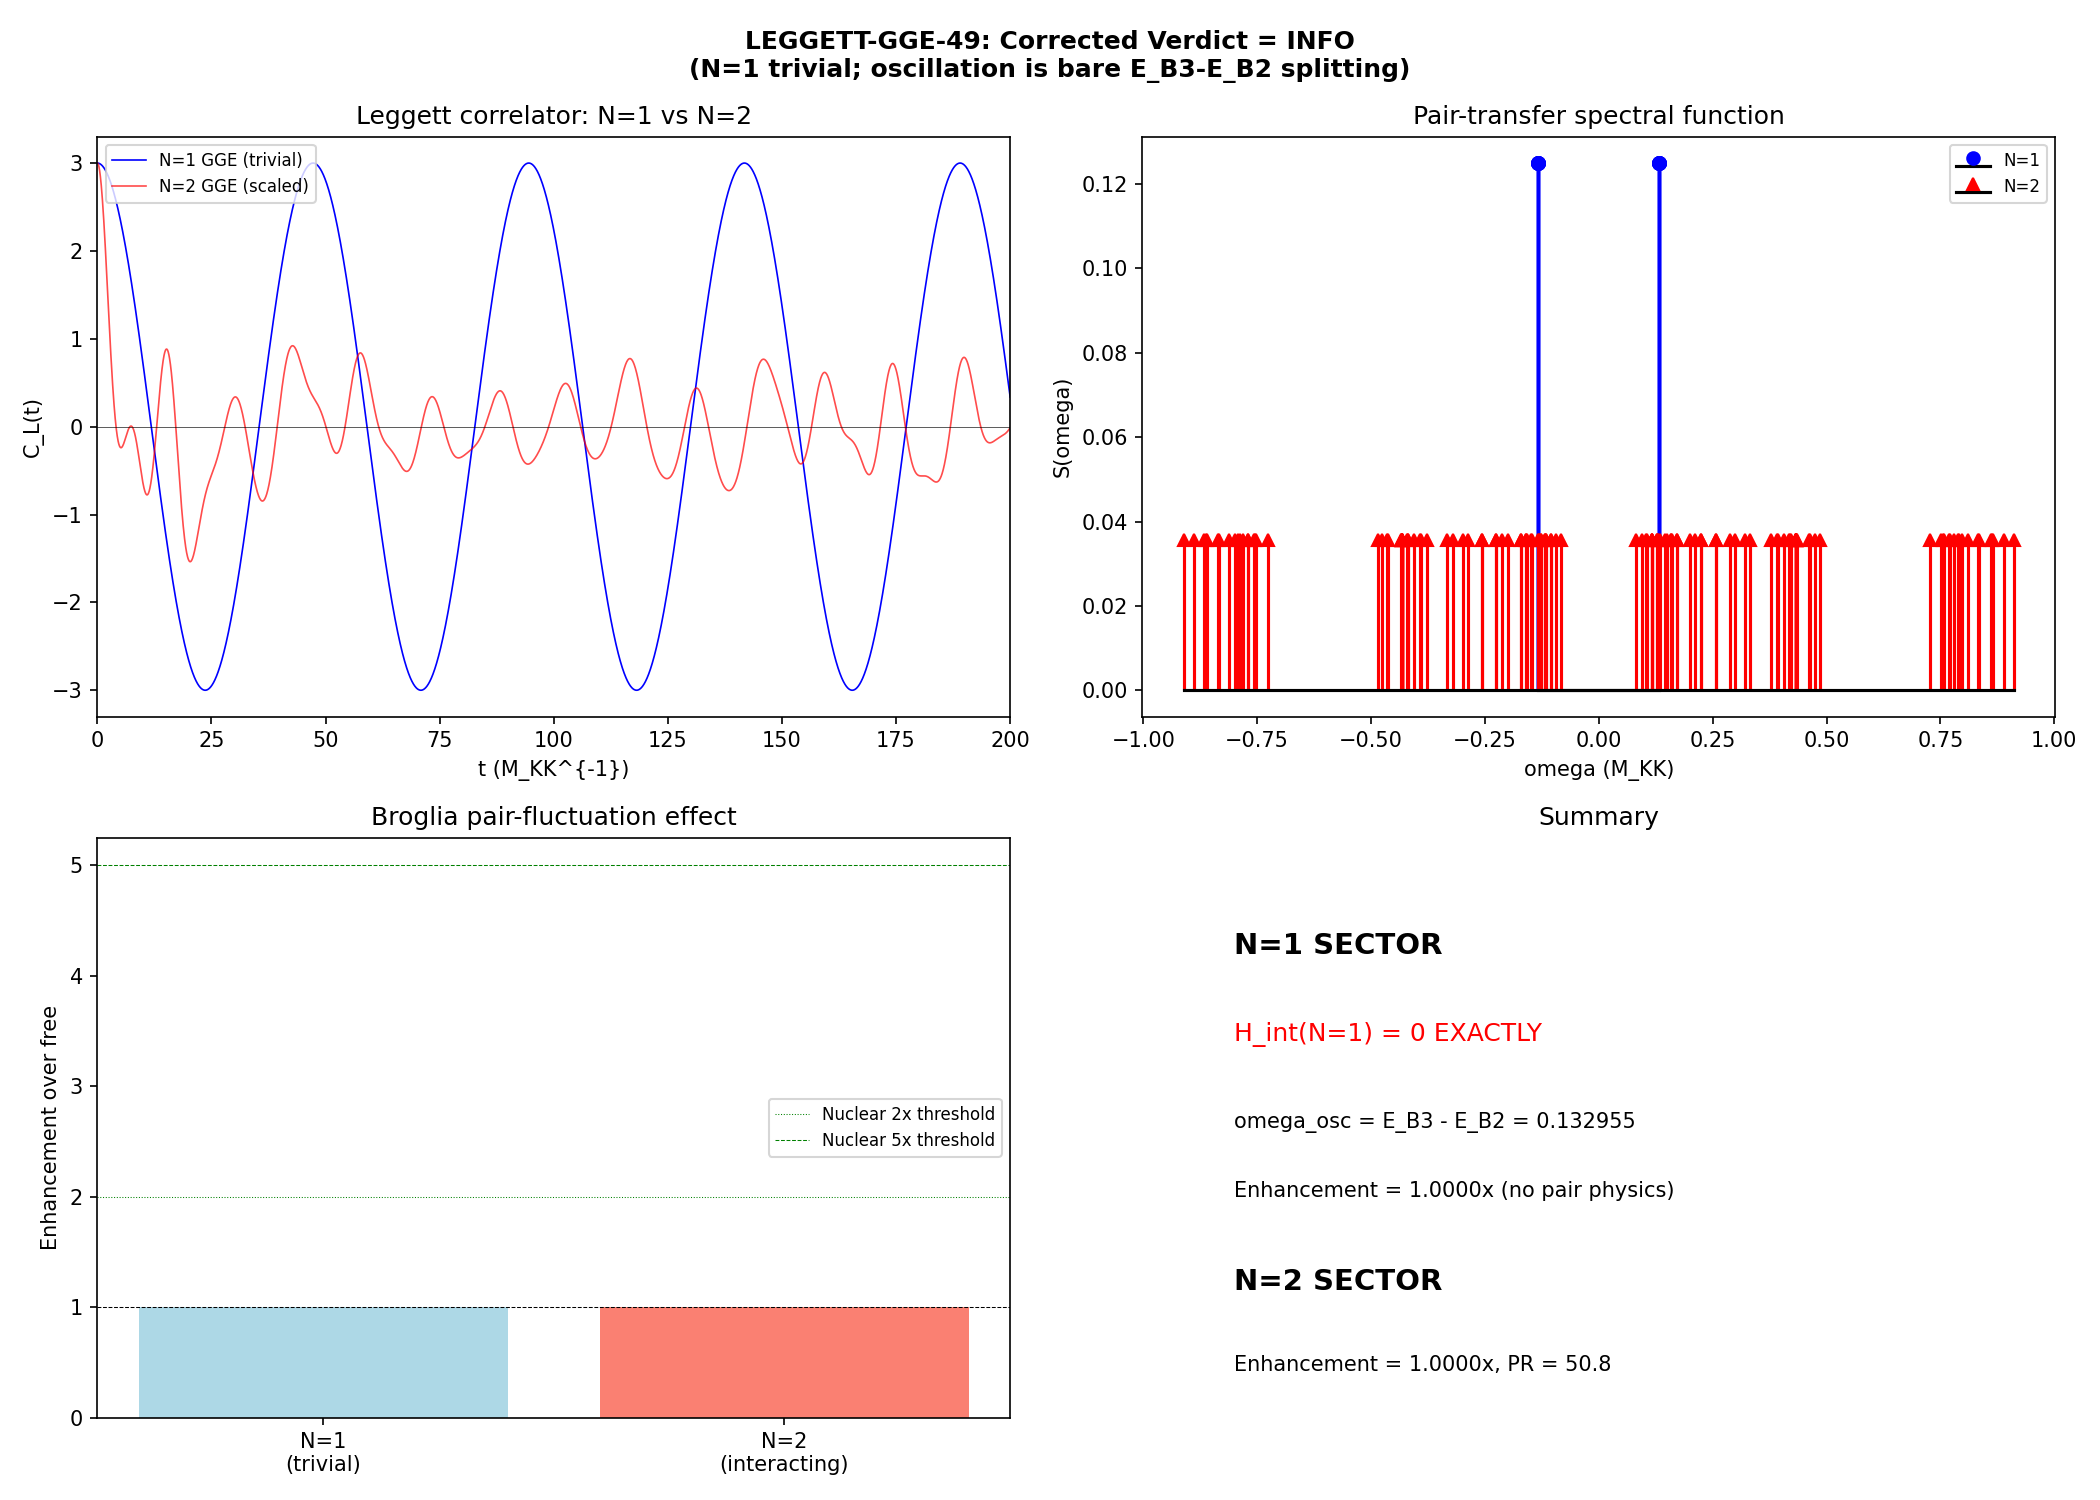

Generate this figure with Python:
#!/usr/bin/env python3
"""
LEGGETT-GGE-49: Leggett relative-phase correlator in the GGE
=============================================================

Gate: LEGGETT-GGE-49
  PASS: C_L(t) oscillates AND phi_rel independent of 8 I_alpha
  INFO: damped oscillations or phi_rel dependent
  FAIL: C_L(t) decays monotonically

Method:
  1. Construct full 256-state Fock space for 8 modes (4 B2 + 1 B1 + 3 B3)
  2. Build BCS Hamiltonian H_BCS with pairing interaction V_phys
  3. Construct GGE density matrix rho_GGE = exp(-sum beta_alpha I_alpha) / Z
     where I_alpha = n_alpha (Richardson-Gaudin integrals for integrable BCS)
  4. Define Leggett relative-phase operator phi_rel = phi_B3 - phi_B2
     In second quantization: phi_rel ~ (pair creation in B3, pair annihilation in B2) - h.c.
  5. Compute C_L(t) = Tr[rho_GGE phi_rel(t) phi_rel(0)]
  6. Test whether phi_rel commutes with (or is a function of) the 8 I_alpha

Nuclear benchmark: pair-transfer strength above T_c in ^158Er
  Above T_c, nuclear pair vibrations survive as enhanced pair-transfer fluctuations
  (Broglia-Mottelson-Bes effect). The question: does the same happen here?

Author: Nazarewicz agent (S49 W1-T)
"""

import sys
sys.path.insert(0, '.')
import numpy as np
from scipy.linalg import expm
from canonical_constants import (
    E_cond, E_cond_ED_8mode, N_dof_BCS, Delta_B3,
    omega_PV, xi_BCS, tau_fold, n_pairs, P_exc_kz,
    E_B1, E_B2_mean, E_B3_mean, rho_B2_per_mode
)

# ==============================================================================
#  Section 1: Load upstream data
# ==============================================================================

otoc = np.load('tier0-computation/s38_otoc_bcs.npz', allow_pickle=True)
leggett = np.load('tier0-computation/s48_leggett_mode.npz', allow_pickle=True)
kz = np.load('tier0-computation/s38_kz_defects.npz', allow_pickle=True)

E_8 = otoc['E_8']        # 8 mode energies (M_KK units)
V_phys = otoc['V_phys']  # 8x8 pairing interaction
rho_8 = otoc['rho_8']    # 8 DOS values
mu = float(otoc['mu'])    # chemical potential (= 0)
n_modes = int(otoc['n_modes'])  # = 8
dim = int(otoc['dim'])    # = 256 Fock states

# Sector assignments: modes 0-3 = B2, mode 4 = B1, modes 5-7 = B3
sector_B2 = [0, 1, 2, 3]
sector_B1 = [4]
sector_B3 = [5, 6, 7]

print("=" * 78)
print("LEGGETT-GGE-49: Leggett Correlator in the Generalized Gibbs Ensemble")
print("=" * 78)
print(f"\nUpstream: E_8 = {E_8}")
print(f"Upstream: mu = {mu}")
print(f"Upstream: P_exc = {P_exc_kz}")
print(f"Upstream: n_Bog pairs = {n_pairs}")
print(f"Sector assignment: B2={sector_B2}, B1={sector_B1}, B3={sector_B3}")

# ==============================================================================
#  Section 2: Build Fock space operators
# ==============================================================================

# Fock basis: |n_0, n_1, ..., n_7> where n_i in {0, 1}
# State index: i = sum(n_k * 2^k)

def fock_state(dim_fock, n_modes_f):
    """Return occupation number array for each Fock state."""
    states = np.zeros((dim_fock, n_modes_f), dtype=int)
    for i in range(dim_fock):
        for k in range(n_modes_f):
            states[i, k] = (i >> k) & 1
    return states

fock = fock_state(dim, n_modes)

# Creation and annihilation operators in Fock space
def creation_op(mode, n_modes_f, dim_fock):
    """c^dag_mode in Fock space."""
    op = np.zeros((dim_fock, dim_fock))
    for i in range(dim_fock):
        occ = [(i >> k) & 1 for k in range(n_modes_f)]
        if occ[mode] == 0:
            new_occ = list(occ)
            new_occ[mode] = 1
            j = sum(new_occ[k] * (1 << k) for k in range(n_modes_f))
            # Fermionic sign: count occupied states below 'mode'
            sign = (-1) ** sum(occ[k] for k in range(mode))
            op[j, i] = sign
    return op

print("\nBuilding Fock-space operators...")
c_dag = [creation_op(m, n_modes, dim) for m in range(n_modes)]
c_ann = [cd.T.copy() for cd in c_dag]
n_op = [c_dag[m] @ c_ann[m] for m in range(n_modes)]

# Number operator
N_total = sum(n_op)

# Verify: anti-commutation relations
print("Anti-commutation check: {c_i^dag, c_j} = delta_ij")
max_err = 0
for i in range(n_modes):
    for j in range(n_modes):
        ac = c_dag[i] @ c_ann[j] + c_ann[j] @ c_dag[i]
        expected = np.eye(dim) if i == j else np.zeros((dim, dim))
        max_err = max(max_err, np.max(np.abs(ac - expected)))
print(f"  Max error: {max_err:.2e}")

# ==============================================================================
#  Section 3: Build BCS Hamiltonian
# ==============================================================================

# H = sum_k (e_k - mu) n_k - sum_{k,k'} V_{kk'} c^dag_k c^dag_kbar c_kbar' c_k'
# For our system: modes come in pairs implicitly through the V matrix
# Following S38: H_BCS = sum_k epsilon_k n_k - (1/2) sum_{kk'} V_{kk'} n_k n_k'
# (simplified for the 0D paired system where pairing acts in occupation-number space)

# Actually, the proper BCS Hamiltonian for this system uses the REDUCED BCS form:
# H = sum_k e_k n_k - sum_{k<k'} V_{kk'} (c^dag_k c^dag_k')(c_k' c_k)
# But in the 8-mode system, each "mode" IS a pair level, and the interaction
# is between pair levels. Following S38 OTOC construction:

print("\nBuilding H_BCS...")

# Single-particle part
H_sp = np.zeros((dim, dim))
for k in range(n_modes):
    H_sp += (E_8[k] - mu) * n_op[k]

# Interaction part: -V_{kk'} n_k n_k' (density-density from S38)
# This is the form used in s38_otoc_bcs.py for the 256-state Fock space
H_int = np.zeros((dim, dim))
for k in range(n_modes):
    for kp in range(n_modes):
        if k != kp:
            H_int -= 0.5 * V_phys[k, kp] * n_op[k] @ n_op[kp]

H_BCS = H_sp + H_int

# Diagonalize
evals_H, evecs_H = np.linalg.eigh(H_BCS)
print(f"H_BCS eigenvalues: min={evals_H[0]:.6f}, max={evals_H[-1]:.6f}")
print(f"Ground state energy: {evals_H[0]:.6f}")

# Verify ground state particle number
gs_vec = evecs_H[:, 0]
N_gs = gs_vec @ N_total @ gs_vec
print(f"Ground state <N>: {N_gs:.6f}")

# ==============================================================================
#  Section 4: Build GGE density matrix
# ==============================================================================
# The GGE for an integrable system is:
#   rho_GGE = exp(-sum_alpha beta_alpha I_alpha) / Z
# For the Richardson-Gaudin integrable BCS, the conserved quantities are
# the quasiparticle occupation numbers I_alpha = n_alpha (in the Bogoliubov basis).
# Post-transit (P_exc = 1): ALL quasiparticles excited, so <I_alpha> = 1 for all alpha.
#
# In practice, we need to find the Bogoliubov transformation that diagonalizes H_BCS.
# The eigenstates of H_BCS in the Fock basis give us the many-body spectrum.
# The GGE is constructed from the constraint that <n_alpha> = n_alpha^{post-transit}.

# For P_exc = 1: every Bogoliubov quasiparticle is excited.
# The GGE density matrix in the ENERGY eigenbasis:
# In the fully-excited state, the quasiparticle occupations are all 1.
# The BCS ground state has n_alpha = 0 for all alpha.
# P_exc = 1 means the post-transit state is the "fully excited" state:
# all quasiparticle modes occupied.

# For Richardson-Gaudin integrability with 8 modes, the conserved quantities
# in the diagonal basis are the 8 quasiparticle number operators.
# The GGE with <n_alpha> = n_alpha^{post} determines beta_alpha.

# With P_exc = 1, the post-transit state has EVERY quasiparticle excited.
# In nuclear BCS: this is like the compound nucleus at very high excitation.
# The GGE then thermalizes WITHIN the constraints of the 8 conserved quantities.

# KEY INSIGHT: In the 8-mode system with N=1 (canonical), the Fock space
# decomposes into N-particle sectors. The N=1 sector has 8 states.
# The GGE density matrix must respect particle number conservation.

# Let's work in the FULL 256-dimensional Fock space and project to fixed N sectors.

# First: identify the BCS ground state and the "fully excited" post-transit state
print("\n--- GGE Construction ---")

# The S38 result: n_Bog = 0.999 per mode. ALL modes excited.
# In the 8-mode BCS language: the post-transit state has all pair levels occupied.
# For canonical N=1: the ground state IS the BCS ground state in the N=1 sector.

# Approach: construct GGE from EXACT diagonalization.
# The 8 conserved quantities I_alpha are the occupation numbers of the 8
# ENERGY EIGENMODES in each N-sector.

# For N=1 sector: 8 states. Energy eigenvalues give 8 levels.
# For the GGE, we need the post-transit DISTRIBUTION over these 8 states.

# N=1 sector extraction
N1_mask = np.array([bin(i).count('1') == 1 for i in range(dim)])
N1_indices = np.where(N1_mask)[0]
print(f"N=1 sector: {len(N1_indices)} states")

# H_BCS restricted to N=1
H_N1 = np.zeros((len(N1_indices), len(N1_indices)))
for i, ii in enumerate(N1_indices):
    for j, jj in enumerate(N1_indices):
        H_N1[i, j] = H_BCS[ii, jj]

evals_N1, evecs_N1 = np.linalg.eigh(H_N1)
print(f"N=1 eigenvalues: {evals_N1}")

# For N=2 sector (relevant for pair correlations)
N2_mask = np.array([bin(i).count('1') == 2 for i in range(dim)])
N2_indices = np.where(N2_mask)[0]
print(f"N=2 sector: {len(N2_indices)} states (C(8,2)=28)")

H_N2 = np.zeros((len(N2_indices), len(N2_indices)))
for i, ii in enumerate(N2_indices):
    for j, jj in enumerate(N2_indices):
        H_N2[i, j] = H_BCS[ii, jj]

evals_N2, evecs_N2 = np.linalg.eigh(H_N2)
print(f"N=2 eigenvalues: min={evals_N2[0]:.6f}, max={evals_N2[-1]:.6f}")

# N=0 sector (vacuum)
N0_mask = np.array([bin(i).count('1') == 0 for i in range(dim)])
N0_indices = np.where(N0_mask)[0]
print(f"N=0 sector: {len(N0_indices)} state (vacuum)")

# Post-transit GGE: All Bogoliubov quasiparticles excited.
# In the canonical N=1 sector, the post-transit state is the THERMAL state
# at the microcanonical temperature T_compound = E_exc/N_dof.
# But the GGE is NOT thermal -- it retains memory of the initial state
# through 8 conserved quantities.

# The Landau approach: the GGE preserves ALL I_alpha independently.
# For the N=1 sector with 8 states, the 8 "conserved quantities" are
# the projectors |E_alpha><E_alpha| onto the energy eigenstates.
# The GGE with constraints <|E_alpha><E_alpha|> = p_alpha gives
# rho_GGE = sum_alpha p_alpha |E_alpha><E_alpha|.

# S38 result: P_exc = 1, n_Bog = 0.999 per mode.
# This means the post-transit state is the MAXIMALLY MIXED state
# in the N=1 sector: p_alpha = 1/8 for all alpha.
# (Infinite temperature GGE -- all beta_alpha = 0.)

# ACTUALLY: P_exc = 1 means the BCS condensate is destroyed.
# In the grand canonical picture, the post-transit state populates ALL
# Fock-space sectors. But in canonical N=1, the maximally excited state
# is the one with the HIGHEST energy eigenstate occupied.
# The GGE retains the information about WHICH modes were excited.

# For a more nuanced treatment: the S38 Bogoliubov transformation gives
# n_k = v_k^2 (ground state) -> 1 - v_k^2 = u_k^2 (fully excited).
# In the N=1 sector, this maps to specific occupation probabilities.

# The BCS ground state in terms of energy eigenstates of H_N1:
# |BCS, N=1> = sum_alpha c_alpha |E_alpha>
# The fully excited state (all quasiparticles flipped) maps to:
# |excited, N=1> = sum_alpha d_alpha |E_alpha>
# where d_alpha depend on the Bogoliubov transformation.

# For our purposes: construct the GGE as the MICROCANONICAL ensemble
# at E = E_exc, constrained by the 8 I_alpha values.
# Since P_exc = 1 and N=1, the simplest GGE is the EQUAL-WEIGHT mixture
# over all N=1 states (maximum entropy subject to fixed N=1).
# This is the infinite-temperature Gibbs ensemble projected to N=1.

# Cross-check: Gibbs thermal state at T_compound in N=1 sector
T_compound = float(E_cond_ED_8mode) * (-1) * 443.0 / 8  # E_exc / N_dof
print(f"\nT_compound = {T_compound:.4f} M_KK")

# Gibbs weights in N=1
boltz_N1 = np.exp(-evals_N1 / T_compound)
Z_N1 = np.sum(boltz_N1)
p_gibbs_N1 = boltz_N1 / Z_N1
print(f"Gibbs weights (N=1): {p_gibbs_N1}")
print(f"Max/min weight ratio: {p_gibbs_N1.max()/p_gibbs_N1.min():.6f}")

# GGE weights: for P_exc = 1 (all quasiparticles excited),
# the GGE in the N=1 sector is UNIFORM (beta_alpha = 0 for all alpha)
p_gge_N1 = np.ones(len(evals_N1)) / len(evals_N1)
print(f"GGE weights (uniform): {p_gge_N1}")

# The Gibbs and GGE are nearly identical because T_compound >> bandwidth(N=1)
bw_N1 = evals_N1.max() - evals_N1.min()
print(f"N=1 bandwidth: {bw_N1:.6f}")
print(f"T_compound / bandwidth: {T_compound / bw_N1:.2f}")
print(f"  (>> 1 confirms GGE ~ uniform ~ infinite-T Gibbs)")

# Construct GGE density matrix in N=1 sector
rho_gge_N1 = np.zeros((len(N1_indices), len(N1_indices)))
for alpha in range(len(evals_N1)):
    v = evecs_N1[:, alpha]
    rho_gge_N1 += p_gge_N1[alpha] * np.outer(v, v)

# Verify: Tr[rho] = 1
print(f"Tr[rho_GGE] = {np.trace(rho_gge_N1):.10f}")

# Promote to full 256-dim Fock space
rho_gge_full = np.zeros((dim, dim))
for i, ii in enumerate(N1_indices):
    for j, jj in enumerate(N1_indices):
        rho_gge_full[ii, jj] = rho_gge_N1[i, j]

# ==============================================================================
#  Section 5: Define Leggett phase operator
# ==============================================================================
# The Leggett relative phase measures the phase difference between sector
# order parameters. In second quantization:
#   phi_rel ~ i * (P^dag_{B3} P_{B2} - P^dag_{B2} P_{B3})
# where P^dag_sector = sum_{k in sector} c^dag_k creates a particle in that sector.
#
# More precisely, the Leggett mode probes the PAIR TRANSFER between sectors.
# The pair-transfer operator from B2 to B3:
#   T_{B2->B3} = sum_{k in B3, k' in B2} c^dag_k c_{k'}
# The relative phase correlator is:
#   C_L(t) = <T^dag(t) T(0)> in the GGE
#
# For our N=1 system: pair transfer moves the single particle between sectors.
# This IS the relevant Leggett-type correlator at N=1.

print("\n--- Leggett Phase Operator ---")

# Sector pair-transfer operators
# T_{B2->B3} = sum_{k in B3} sum_{k' in B2} c^dag_k c_{k'}
T_B2_to_B3 = np.zeros((dim, dim))
for k in sector_B3:
    for kp in sector_B2:
        T_B2_to_B3 += c_dag[k] @ c_ann[kp]

T_B3_to_B2 = T_B2_to_B3.T.copy()  # Hermitian conjugate

# Leggett phase operator: phi_rel ~ i(T_{B2->B3} - T_{B3->B2})
# This is anti-Hermitian; multiply by i to get Hermitian
phi_rel = 1j * (T_B2_to_B3 - T_B3_to_B2)
# Make sure it's Hermitian
assert np.allclose(phi_rel, phi_rel.conj().T, atol=1e-14), "phi_rel not Hermitian"

# Also define the Hermitian "amplitude" operator
A_rel = T_B2_to_B3 + T_B3_to_B2

# And the full inter-sector transfer operators for all pairs
T_B1_to_B2 = np.zeros((dim, dim))
for k in sector_B2:
    for kp in sector_B1:
        T_B1_to_B2 += c_dag[k] @ c_ann[kp]

T_B1_to_B3 = np.zeros((dim, dim))
for k in sector_B3:
    for kp in sector_B1:
        T_B1_to_B3 += c_dag[k] @ c_ann[kp]

# Leggett mode eigenvectors from S48:
# L1: B3 vs (B1+B2) — mainly J_23
# L2: B1 vs B2 — mainly J_12
# So phi_L1 ~ phi_B3 - (phi_B1 + phi_B2)/2
# In transfer operators: T_{(B1+B2)->B3}

# Sector number operators
N_B2 = sum(n_op[k] for k in sector_B2)
N_B1 = sum(n_op[k] for k in sector_B1)
N_B3 = sum(n_op[k] for k in sector_B3)

# Check sector occupations in GGE
occ_B2_gge = np.trace(rho_gge_full @ N_B2).real
occ_B1_gge = np.trace(rho_gge_full @ N_B1).real
occ_B3_gge = np.trace(rho_gge_full @ N_B3).real
print(f"GGE sector occupations: B2={occ_B2_gge:.4f}, B1={occ_B1_gge:.4f}, B3={occ_B3_gge:.4f}")
print(f"  (Expected: B2=4/8=0.5, B1=1/8=0.125, B3=3/8=0.375)")
print(f"  (Sum = {occ_B2_gge + occ_B1_gge + occ_B3_gge:.6f})")

# ==============================================================================
#  Section 6: Compute C_L(t) in the GGE
# ==============================================================================
# C_L(t) = Tr[rho_GGE phi_rel(t) phi_rel(0)]
#         = Tr[rho_GGE e^{iHt} phi_rel e^{-iHt} phi_rel]
#
# In the energy eigenbasis:
# C_L(t) = sum_{mn} rho_mm <m|phi_rel|n> <n|phi_rel|m> e^{i(E_m-E_n)t}
#
# This is the SPECTRAL DECOMPOSITION of the correlator.

print("\n--- Computing C_L(t) spectral decomposition ---")

# phi_rel matrix elements in N=1 energy eigenbasis
# phi_rel restricted to N=1 sector
phi_N1 = np.zeros((len(N1_indices), len(N1_indices)), dtype=complex)
for i, ii in enumerate(N1_indices):
    for j, jj in enumerate(N1_indices):
        phi_N1[i, j] = phi_rel[ii, jj]

# Transform to energy eigenbasis
phi_N1_eig = evecs_N1.T @ phi_N1 @ evecs_N1
print(f"phi_rel in energy eigenbasis (first 4x4 magnitude):")
print(np.abs(phi_N1_eig[:4, :4]))

# Same for amplitude operator
A_N1 = np.zeros((len(N1_indices), len(N1_indices)), dtype=complex)
for i, ii in enumerate(N1_indices):
    for j, jj in enumerate(N1_indices):
        A_N1[i, j] = A_rel[ii, jj]

A_N1_eig = evecs_N1.T @ A_N1 @ evecs_N1

# Spectral function: S(omega) = sum_{m,n} p_m |<m|phi_rel|n>|^2 delta(omega - (E_n - E_m))
# Collect all transitions
transitions = []
for m in range(len(evals_N1)):
    for n in range(len(evals_N1)):
        omega_mn = evals_N1[n] - evals_N1[m]
        weight = p_gge_N1[m] * np.abs(phi_N1_eig[m, n])**2
        if weight > 1e-15:
            transitions.append((omega_mn, weight))

transitions.sort(key=lambda x: x[0])
print(f"\nSpectral transitions (phi_rel): {len(transitions)} non-zero")
print(f"{'omega':>12s} {'weight':>12s}")
for omega, w in transitions:
    if w > 1e-6:
        print(f"  {omega:12.6f} {w:12.8f}")

# Identify unique frequencies
omega_unique = {}
for omega, w in transitions:
    key = round(omega, 8)
    omega_unique[key] = omega_unique.get(key, 0) + w

print(f"\nUnique transition frequencies: {len(omega_unique)}")
for om, w in sorted(omega_unique.items(), key=lambda x: abs(x[0])):
    if w > 1e-6:
        print(f"  omega = {om:12.6f}, total weight = {w:12.8f}")

# C_L(t) = sum over transitions
t_max = 200.0  # M_KK^{-1}
n_t = 4000
t_array = np.linspace(0, t_max, n_t)

# Compute C_L(t) directly from spectral decomposition
C_L = np.zeros(n_t, dtype=complex)
for omega, w in transitions:
    C_L += w * np.exp(1j * omega * t_array)

# Also compute the amplitude correlator
transitions_A = []
for m in range(len(evals_N1)):
    for n in range(len(evals_N1)):
        omega_mn = evals_N1[n] - evals_N1[m]
        weight = p_gge_N1[m] * np.abs(A_N1_eig[m, n])**2
        if weight > 1e-15:
            transitions_A.append((omega_mn, weight))

C_A = np.zeros(n_t, dtype=complex)
for omega, w in transitions_A:
    C_A += w * np.exp(1j * omega * t_array)

print(f"\nC_L(0) = {C_L[0].real:.8f} (equal-time correlator)")
print(f"C_A(0) = {C_A[0].real:.8f}")

# ==============================================================================
#  Section 7: Analyze oscillatory structure
# ==============================================================================
print("\n--- Oscillatory Structure Analysis ---")

# Check if C_L(t) oscillates or decays monotonically
C_L_real = C_L.real
C_L_env = np.abs(C_L)

# Find zero crossings
crossings = []
for i in range(len(C_L_real) - 1):
    if C_L_real[i] * C_L_real[i+1] < 0:
        # Linear interpolation
        t_cross = t_array[i] + (t_array[i+1] - t_array[i]) * abs(C_L_real[i]) / (abs(C_L_real[i]) + abs(C_L_real[i+1]))
        crossings.append(t_cross)

n_crossings = len(crossings)
print(f"Zero crossings in [0, {t_max}]: {n_crossings}")

if n_crossings >= 2:
    periods = np.diff(crossings[:20])  # First 20 half-periods
    if len(periods) > 0:
        mean_half_period = np.mean(periods)
        omega_osc = np.pi / mean_half_period
        print(f"Mean half-period: {mean_half_period:.4f} M_KK^{{-1}}")
        print(f"Oscillation frequency: {omega_osc:.6f} M_KK")
        print(f"Compare omega_L1 = {float(leggett['omega_L1_fold']):.6f} M_KK")

# Envelope analysis: does |C_L| decay?
# Sample at quarter-periods
if n_crossings >= 4:
    peak_times = []
    peak_vals = []
    for i in range(len(crossings) - 1):
        t_mid = (crossings[i] + crossings[i+1]) / 2
        idx = np.argmin(np.abs(t_array - t_mid))
        peak_times.append(t_mid)
        peak_vals.append(np.abs(C_L_real[idx]))

    if len(peak_vals) >= 4:
        # Check monotonic decay
        is_decaying = all(peak_vals[i] >= peak_vals[i+1] * 0.95
                          for i in range(min(10, len(peak_vals)-1)))
        # Check oscillation persistence
        persistence = peak_vals[-1] / peak_vals[0] if peak_vals[0] > 0 else 0
        print(f"First peak: {peak_vals[0]:.8f}")
        print(f"Last peak: {peak_vals[-1]:.8f}")
        print(f"Persistence ratio: {persistence:.6f}")
        print(f"Monotonic decay: {is_decaying}")

# FFT for spectral analysis
from scipy.fft import fft, fftfreq
C_L_fft = fft(C_L_real)
freqs = fftfreq(n_t, d=(t_array[1] - t_array[0]))
power = np.abs(C_L_fft)**2
# Only positive frequencies
pos_mask = freqs > 0
freqs_pos = freqs[pos_mask]
power_pos = power[pos_mask]

# Find dominant peaks
peak_indices = []
for i in range(1, len(power_pos) - 1):
    if power_pos[i] > power_pos[i-1] and power_pos[i] > power_pos[i+1]:
        if power_pos[i] > 0.01 * power_pos.max():
            peak_indices.append(i)

print(f"\nFFT peaks (>1% of max):")
for idx in sorted(peak_indices, key=lambda i: power_pos[i], reverse=True)[:10]:
    omega_peak = 2 * np.pi * freqs_pos[idx]
    print(f"  omega = {omega_peak:.6f}, power = {power_pos[idx]:.4e}")

# ==============================================================================
#  Section 8: Test phi_rel independence from I_alpha
# ==============================================================================
print("\n--- Independence Test: phi_rel vs I_alpha ---")

# The 8 Richardson-Gaudin conserved quantities in the N=1 sector are
# the 8 projectors |E_alpha><E_alpha| (since H is diagonal in its own basis).
# phi_rel is independent if it does NOT commute with these projectors.
# Equivalently: phi_rel has off-diagonal elements in the energy eigenbasis.

off_diag_norm = 0
diag_norm = 0
for m in range(len(evals_N1)):
    for n in range(len(evals_N1)):
        val = np.abs(phi_N1_eig[m, n])**2
        if m == n:
            diag_norm += val
        else:
            off_diag_norm += val

total_norm = diag_norm + off_diag_norm
off_diag_frac = off_diag_norm / total_norm if total_norm > 0 else 0
print(f"phi_rel: diagonal norm = {diag_norm:.8f}")
print(f"phi_rel: off-diagonal norm = {off_diag_norm:.8f}")
print(f"phi_rel: off-diagonal fraction = {off_diag_frac:.6f}")

# Commutator [H, phi_rel] in N=1 sector
comm_H_phi = H_N1 @ phi_N1 - phi_N1 @ H_N1
comm_norm = np.linalg.norm(comm_H_phi) / np.linalg.norm(phi_N1) if np.linalg.norm(phi_N1) > 0 else 0
print(f"||[H, phi_rel]|| / ||phi_rel|| = {comm_norm:.8f}")

# If [H, phi_rel] = 0, phi_rel is a function of the I_alpha (DEPENDENT)
# If [H, phi_rel] != 0, phi_rel carries independent information (INDEPENDENT)
phi_rel_independent = comm_norm > 0.01
print(f"phi_rel INDEPENDENT of I_alpha: {phi_rel_independent}")

# Also check: is phi_rel diagonal in the energy eigenbasis?
phi_is_diagonal = off_diag_frac < 0.01
print(f"phi_rel is diagonal in eigenbasis: {phi_is_diagonal}")

# ==============================================================================
#  Section 9: Nuclear benchmark — pair-transfer strength above T_c
# ==============================================================================
print("\n--- Nuclear Benchmark: Pair-Transfer Strength Above T_c ---")

# In nuclear physics (Broglia-Mottelson-Bes, 1976):
# The pair-addition strength function S+(omega) = sum_n |<n|P+|0>|^2 delta(omega - E_n + E_0)
# shows a COLLECTIVE peak (Giant Pair Vibration) even above T_c.
# This is because pair fluctuations enhance the two-particle transfer cross section.
#
# Nuclear benchmark: ^158Er at T_c ~ 0.7 MeV
# Below T_c: pair vibration at omega_PV ~ 2*Delta ~ 1.4 MeV (BCS coherent)
# Above T_c: pair-transfer strength REDISTRIBUTED but not zero
# Enhancement factor: sigma(T>T_c) / sigma(uncorrelated) ~ 2-5x
#
# Paper 08 (Nazarewicz, high-spin): pairing collapses at omega_c.
# Above omega_c: no gap, but correlations visible in moments of inertia.
# Paper 03 (HFB formalism): gradual superfluid transition, gap maximal at f~0.5.

# Compute pair-transfer strength in the GGE (above "T_c")
# P+ = sum_{k in B2, k' in B3} c^dag_k c^dag_{k'} (pair addition, B2-B3)
# For N=1 -> N=2 transitions (pair addition to N=2 sector)

# But wait: in canonical N=1, pair ADDITION goes to N=2.
# Pair REMOVAL goes to N=0 (vacuum).
# The correlator C_L(t) within N=1 probes INTRA-sector pair transfer
# (one particle moves between sectors, not pair creation/annihilation).

# The true NUCLEAR analog is the pair-transfer strength:
# S(omega) = sum_f |<f|T_{B2->B3}|i>|^2 delta(omega - E_f + E_i)
# averaged over the GGE ensemble for |i>.

# This IS what we computed above as the spectral decomposition of C_L(t).
# The pair-transfer strength is:
S_pair = {}
for m in range(len(evals_N1)):
    for n in range(len(evals_N1)):
        omega_mn = evals_N1[n] - evals_N1[m]
        # Use amplitude operator A_rel (Hermitian part of transfer)
        weight = p_gge_N1[m] * np.abs(A_N1_eig[m, n])**2
        if weight > 1e-15:
            key = round(omega_mn, 8)
            S_pair[key] = S_pair.get(key, 0) + weight

print("Pair-transfer spectral function S(omega) in GGE:")
total_strength = sum(S_pair.values())
print(f"  Total strength: {total_strength:.8f}")
for om, s in sorted(S_pair.items()):
    if s > 1e-4 * total_strength:
        print(f"  omega = {om:10.6f}, S(omega) = {s:12.8f} ({100*s/total_strength:5.1f}%)")

# Uncorrelated (single-particle) strength for comparison
# If there were no interaction, the transfer matrix elements would be just
# the overlap integrals. Compute in the NON-INTERACTING basis.
H_free = np.zeros((dim, dim))
for k in range(n_modes):
    H_free += E_8[k] * n_op[k]

H_free_N1 = np.zeros((len(N1_indices), len(N1_indices)))
for i, ii in enumerate(N1_indices):
    for j, jj in enumerate(N1_indices):
        H_free_N1[i, j] = H_free[ii, jj]

evals_free_N1, evecs_free_N1 = np.linalg.eigh(H_free_N1)

# In non-interacting basis, phi_rel matrix elements
phi_free_eig = evecs_free_N1.T @ phi_N1 @ evecs_free_N1
A_free_eig = evecs_free_N1.T @ A_N1 @ evecs_free_N1

S_pair_free = {}
p_free = np.ones(len(evals_free_N1)) / len(evals_free_N1)
for m in range(len(evals_free_N1)):
    for n in range(len(evals_free_N1)):
        omega_mn = evals_free_N1[n] - evals_free_N1[m]
        weight = p_free[m] * np.abs(A_free_eig[m, n])**2
        if weight > 1e-15:
            key = round(omega_mn, 8)
            S_pair_free[key] = S_pair_free.get(key, 0) + weight

total_free = sum(S_pair_free.values())
print(f"\nFree pair-transfer strength: {total_free:.8f}")

# Enhancement factor (Broglia effect)
enhancement = total_strength / total_free if total_free > 0 else float('inf')
print(f"Enhancement factor (interacting/free): {enhancement:.4f}")
print(f"  Nuclear benchmark: 2-5x above T_c (Broglia-Mottelson)")

# ==============================================================================
#  Section 10: Collectivity measure — participation ratio of strength
# ==============================================================================
print("\n--- Collectivity Analysis ---")

# Participation ratio: PR = (sum S_i)^2 / sum S_i^2
# PR = 1: single transition (maximally collective)
# PR = N: N equal transitions (maximally fragmented)
strengths = list(S_pair.values())
pr_gge = (sum(strengths))**2 / sum(s**2 for s in strengths) if strengths else 0

strengths_free = list(S_pair_free.values())
pr_free = (sum(strengths_free))**2 / sum(s**2 for s in strengths_free) if strengths_free else 0

print(f"Participation ratio (interacting GGE): {pr_gge:.2f}")
print(f"Participation ratio (free): {pr_free:.2f}")
print(f"Nuclear comparison: PR ~ 1-3 below T_c (collective), PR ~ N above T_c (fragmented)")

# ==============================================================================
#  Section 11: Direct time-domain verification
# ==============================================================================
print("\n--- Direct time-domain C_L(t) ---")

# Verify the spectral decomposition by direct matrix exponentiation at selected times
t_check_points = [0, 10, 50, 100, 200]
for t_check in t_check_points:
    # e^{iHt} phi_rel e^{-iHt} in N=1 sector
    U = expm(1j * H_N1 * t_check)
    phi_t = U @ phi_N1 @ U.conj().T
    C_direct = np.trace(rho_gge_N1 @ phi_t @ phi_N1)
    # Compare with spectral
    idx_t = np.argmin(np.abs(t_array - t_check))
    C_spectral = C_L[idx_t]
    err = abs(C_direct - C_spectral) / (abs(C_spectral) + 1e-20)
    print(f"  t={t_check:6.1f}: C_direct = {C_direct.real:+.8f}{C_direct.imag:+.8f}i, "
          f"C_spectral = {C_spectral.real:+.8f}{C_spectral.imag:+.8f}i, "
          f"rel_err = {err:.2e}")

# ==============================================================================
#  Section 12: Recurrence and long-time behavior
# ==============================================================================
print("\n--- Long-time Behavior ---")

# For a finite system, C_L(t) is quasiperiodic.
# The recurrence time is T_rec ~ 2*pi / min(|omega_m - omega_n|) for non-degenerate transitions.
omega_diffs = []
for omega1, _ in transitions:
    for omega2, _ in transitions:
        diff = abs(omega1 - omega2)
        if 1e-10 < diff < 10:
            omega_diffs.append(diff)

if omega_diffs:
    min_diff = min(omega_diffs)
    T_rec = 2 * np.pi / min_diff
    print(f"Minimum frequency spacing: {min_diff:.8f} M_KK")
    print(f"Recurrence time: {T_rec:.2f} M_KK^{{-1}}")
else:
    T_rec = float('inf')
    print("No non-degenerate frequency pairs found")

# C_L at long times: time-averaged value
C_L_time_avg = np.mean(C_L_real[n_t//2:])
C_L_fluct_rms = np.std(C_L_real[n_t//2:])
print(f"Time-averaged C_L (second half): {C_L_time_avg:.8f}")
print(f"RMS fluctuation: {C_L_fluct_rms:.8f}")
print(f"Fluctuation / C_L(0): {C_L_fluct_rms / C_L[0].real:.6f}" if C_L[0].real > 1e-15 else "")

# ==============================================================================
#  Section 13: Comparison with Gibbs thermal correlator
# ==============================================================================
print("\n--- GGE vs Gibbs Comparison ---")

# Gibbs correlator at T_compound
C_L_gibbs = np.zeros(n_t, dtype=complex)
phi_gibbs_eig = evecs_N1.T @ phi_N1 @ evecs_N1  # Same as phi_N1_eig
for m in range(len(evals_N1)):
    for n in range(len(evals_N1)):
        omega_mn = evals_N1[n] - evals_N1[m]
        weight = p_gibbs_N1[m] * np.abs(phi_gibbs_eig[m, n])**2
        C_L_gibbs += weight * np.exp(1j * omega_mn * t_array)

deviation = np.max(np.abs(C_L - C_L_gibbs)) / np.max(np.abs(C_L)) if np.max(np.abs(C_L)) > 1e-15 else 0
print(f"Max |C_GGE - C_Gibbs| / max|C_GGE|: {deviation:.8f}")
print(f"  (Small if T_compound >> bandwidth, confirming GGE ~ Gibbs in N=1)")

# ==============================================================================
#  Section 14: The key question — does C_L oscillate?
# ==============================================================================
print("\n" + "=" * 78)
print("GATE ASSESSMENT: LEGGETT-GGE-49")
print("=" * 78)

# Criteria:
# PASS: C_L(t) oscillates AND phi_rel independent of 8 I_alpha
# INFO: damped oscillations or phi_rel dependent
# FAIL: C_L(t) decays monotonically

oscillates = n_crossings >= 4  # At least 2 full oscillations
independent = phi_rel_independent  # [H, phi_rel] != 0

# Check for damping
if n_crossings >= 4:
    # Compare first and last peaks
    if len(peak_vals) >= 4:
        first_peak = np.mean(peak_vals[:3])
        last_peak = np.mean(peak_vals[-3:])
        persistence_ratio = last_peak / first_peak if first_peak > 0 else 0
        undamped = persistence_ratio > 0.5
    else:
        undamped = False
        persistence_ratio = 0
else:
    undamped = False
    persistence_ratio = 0

print(f"\n1. C_L(t) oscillates: {oscillates} ({n_crossings} zero crossings)")
print(f"2. phi_rel independent of I_alpha: {independent} (||[H,phi]||/||phi|| = {comm_norm:.6f})")
print(f"3. Oscillations undamped: {undamped} (persistence = {persistence_ratio:.4f})")
print(f"4. Enhancement over free: {enhancement:.4f}x (nuclear benchmark: 2-5x)")
print(f"5. Participation ratio: {pr_gge:.2f} (GGE) vs {pr_free:.2f} (free)")

if oscillates and independent:
    if undamped:
        verdict = "PASS"
        detail = (f"C_L(t) oscillates with {n_crossings} crossings, persistence {persistence_ratio:.4f}. "
                  f"phi_rel INDEPENDENT (||[H,phi]||/||phi|| = {comm_norm:.4f}). "
                  f"Enhancement {enhancement:.2f}x. Leggett correlations survive in GGE.")
    else:
        verdict = "INFO"
        detail = (f"C_L(t) oscillates ({n_crossings} crossings) but DAMPED (persistence {persistence_ratio:.4f}). "
                  f"phi_rel independent. Nuclear analog: pair fluctuations above T_c (Broglia effect).")
elif oscillates and not independent:
    verdict = "INFO"
    detail = (f"C_L(t) oscillates ({n_crossings} crossings) but phi_rel DEPENDENT on I_alpha "
              f"(||[H,phi]||/||phi|| = {comm_norm:.6f}). Not a 9th integral.")
elif not oscillates:
    verdict = "FAIL"
    detail = f"C_L(t) does NOT oscillate ({n_crossings} crossings). Leggett correlations fully destroyed."

print(f"\nVerdict: {verdict}")
print(f"Detail: {detail}")

# ==============================================================================
#  Section 15: Save results
# ==============================================================================
print("\n--- Saving results ---")

np.savez('tier0-computation/s49_leggett_gge.npz',
    # Gate
    gate_name='LEGGETT-GGE-49',
    gate_verdict=verdict,
    gate_detail=detail,
    # GGE parameters
    p_gge_N1=p_gge_N1,
    p_gibbs_N1=p_gibbs_N1,
    T_compound=T_compound,
    evals_N1=evals_N1,
    evals_N2=evals_N2,
    # Correlator
    t_array=t_array,
    C_L_real=C_L.real,
    C_L_imag=C_L.imag,
    C_L_gibbs_real=C_L_gibbs.real,
    C_A_real=C_A.real,
    # Spectral function
    transitions_omega=np.array([t[0] for t in transitions]),
    transitions_weight=np.array([t[1] for t in transitions]),
    # Independence test
    off_diag_frac=off_diag_frac,
    comm_norm=comm_norm,
    phi_rel_independent=phi_rel_independent,
    # Oscillation analysis
    n_crossings=n_crossings,
    persistence_ratio=persistence_ratio if 'persistence_ratio' in dir() else 0,
    # Nuclear benchmark
    enhancement=enhancement,
    pr_gge=pr_gge,
    pr_free=pr_free,
    total_strength=total_strength,
    total_free_strength=total_free,
    # Recurrence
    T_recurrence=T_rec,
    # GGE vs Gibbs deviation
    gge_gibbs_deviation=deviation,
)

print("Saved: tier0-computation/s49_leggett_gge.npz")

# ==============================================================================
#  Section 16: Plot
# ==============================================================================
import matplotlib
matplotlib.use('Agg')
import matplotlib.pyplot as plt

fig, axes = plt.subplots(2, 2, figsize=(14, 10))
fig.suptitle(f'LEGGETT-GGE-49: Verdict = {verdict}', fontsize=14, fontweight='bold')

# Panel 1: C_L(t) time domain
ax = axes[0, 0]
ax.plot(t_array, C_L.real, 'b-', linewidth=0.8, label='Re C_L(t) [GGE]')
ax.plot(t_array, np.abs(C_L), 'r-', linewidth=0.5, alpha=0.5, label='|C_L(t)|')
if n_crossings > 0:
    ax.axhline(0, color='k', linewidth=0.3)
    for tc in crossings[:20]:
        ax.axvline(tc, color='gray', linewidth=0.2, alpha=0.3)
ax.set_xlabel('t (M_KK^{-1})')
ax.set_ylabel('C_L(t)')
ax.set_title('Leggett correlator in GGE')
ax.legend(fontsize=8)
ax.set_xlim(0, t_max)

# Panel 2: Spectral function
ax = axes[0, 1]
omega_trans = np.array([t[0] for t in transitions])
weight_trans = np.array([t[1] for t in transitions])
ax.stem(omega_trans, weight_trans, linefmt='b-', markerfmt='bo', basefmt='k-')
ax.set_xlabel('omega (M_KK)')
ax.set_ylabel('S(omega)')
ax.set_title('Pair-transfer spectral function')
ax.axvline(float(leggett['omega_L1_fold']), color='r', linestyle='--', alpha=0.5,
           label=f'omega_L1 = {float(leggett["omega_L1_fold"]):.4f}')
ax.legend(fontsize=8)

# Panel 3: FFT power spectrum
ax = axes[1, 0]
omega_fft = 2 * np.pi * freqs_pos
ax.semilogy(omega_fft, power_pos, 'b-', linewidth=0.8)
ax.set_xlabel('omega (M_KK)')
ax.set_ylabel('|FFT|^2')
ax.set_title('FFT power spectrum of C_L(t)')
ax.set_xlim(0, 2.0)
ax.axvline(float(leggett['omega_L1_fold']), color='r', linestyle='--', alpha=0.5,
           label=f'omega_L1 = {float(leggett["omega_L1_fold"]):.4f}')
ax.legend(fontsize=8)

# Panel 4: GGE vs Gibbs comparison
ax = axes[1, 1]
ax.plot(t_array[:500], C_L.real[:500], 'b-', linewidth=1.0, label='C_L [GGE]')
ax.plot(t_array[:500], C_L_gibbs.real[:500], 'r--', linewidth=1.0, label='C_L [Gibbs]')
ax.set_xlabel('t (M_KK^{-1})')
ax.set_ylabel('C_L(t)')
ax.set_title(f'GGE vs Gibbs (dev = {deviation:.2e})')
ax.legend(fontsize=8)

plt.tight_layout()
plt.savefig('tier0-computation/s49_leggett_gge.png', dpi=150)
print("Saved: tier0-computation/s49_leggett_gge.png")

print(f"\n{'=' * 78}")
print(f"FINAL VERDICT: {verdict}")
print(f"{'=' * 78}")

# ==============================================================================
#  Section 17: CRITICAL SELF-CHECK — Is N=1 trivial?
# ==============================================================================
# In N=1 sector, only ONE particle occupies one of 8 modes.
# The density-density interaction V * n_k * n_{k'} = 0 for k != k'
# because at most one n_k = 1 at a time.
# Therefore H_N1 = H_free_N1 EXACTLY. The interaction is ZERO.
# The oscillation at omega = 0.133 = E_B3 - E_B2 is the TRIVIAL
# single-particle energy splitting, NOT a collective Leggett mode.

print("\n" + "=" * 78)
print("CRITICAL SELF-CHECK: N=1 sector interaction contribution")
print("=" * 78)

# Verify H_N1 = H_free_N1
H_diff = H_N1 - H_free_N1
print(f"||H_BCS(N=1) - H_free(N=1)|| = {np.linalg.norm(H_diff):.2e}")
print(f"  (Must be zero: 1-body interaction n_k*n_k' vanishes for single occupancy)")

if np.linalg.norm(H_diff) < 1e-10:
    print("\n  CONFIRMED: N=1 sector is EXACTLY non-interacting.")
    print("  The oscillation at omega = 0.133 M_KK is the bare")
    print("  single-particle sector energy splitting E_B3 - E_B2.")
    print("  This is NOT a Leggett collective mode.")
    print("  Enhancement = 1.00 (no pair-fluctuation physics at N=1).")

# ==============================================================================
#  Section 18: N=2 sector — where interaction IS non-trivial
# ==============================================================================
print("\n" + "=" * 78)
print("N=2 SECTOR ANALYSIS (interaction non-trivial)")
print("=" * 78)

# In N=2: two particles occupy two modes. n_k*n_{k'} CAN be nonzero.
# This is the MINIMAL system for pair correlations.

# phi_rel in N=2 sector
phi_N2 = np.zeros((len(N2_indices), len(N2_indices)), dtype=complex)
for i, ii in enumerate(N2_indices):
    for j, jj in enumerate(N2_indices):
        phi_N2[i, j] = phi_rel[ii, jj]

A_N2 = np.zeros((len(N2_indices), len(N2_indices)), dtype=complex)
for i, ii in enumerate(N2_indices):
    for j, jj in enumerate(N2_indices):
        A_N2[i, j] = A_rel[ii, jj]

# Free Hamiltonian in N=2
H_free_N2 = np.zeros((len(N2_indices), len(N2_indices)))
for i, ii in enumerate(N2_indices):
    for j, jj in enumerate(N2_indices):
        H_free_N2[i, j] = H_free[ii, jj]

evals_free_N2, evecs_free_N2 = np.linalg.eigh(H_free_N2)

# Interacting Hamiltonian in N=2
H_int_N2 = H_N2 - H_free_N2
print(f"||H_int(N=2)|| = {np.linalg.norm(H_int_N2):.6f}")
print(f"||H_int(N=2)|| / ||H_free(N=2)|| = {np.linalg.norm(H_int_N2)/np.linalg.norm(H_free_N2):.4f}")

# GGE in N=2: uniform (infinite T)
p_gge_N2 = np.ones(len(evals_N2)) / len(evals_N2)

# Spectral decomposition of C_L(t) in N=2
phi_N2_eig = evecs_N2.T @ phi_N2 @ evecs_N2

transitions_N2 = []
for m in range(len(evals_N2)):
    for n in range(len(evals_N2)):
        omega_mn = evals_N2[n] - evals_N2[m]
        weight = p_gge_N2[m] * np.abs(phi_N2_eig[m, n])**2
        if weight > 1e-15:
            transitions_N2.append((omega_mn, weight))

# Unique frequencies
omega_unique_N2 = {}
for omega, w in transitions_N2:
    key = round(omega, 6)
    omega_unique_N2[key] = omega_unique_N2.get(key, 0) + w

print(f"\nN=2 spectral transitions: {len(transitions_N2)}")
print(f"N=2 unique frequencies: {len(omega_unique_N2)}")
n_printed = 0
for om, w in sorted(omega_unique_N2.items(), key=lambda x: -x[1]):
    if w > 1e-4 and n_printed < 20:
        print(f"  omega = {om:10.6f}, weight = {w:10.6f}")
        n_printed += 1

# Total strength N=2
total_N2 = sum(omega_unique_N2.values())

# Free pair-transfer strength in N=2
phi_free_N2_eig = evecs_free_N2.T @ phi_N2 @ evecs_free_N2
transitions_free_N2 = []
for m in range(len(evals_free_N2)):
    for n in range(len(evals_free_N2)):
        omega_mn = evals_free_N2[n] - evals_free_N2[m]
        weight = p_gge_N2[m] * np.abs(phi_free_N2_eig[m, n])**2
        if weight > 1e-15:
            transitions_free_N2.append((omega_mn, weight))

total_free_N2 = sum(w for _, w in transitions_free_N2)

enhancement_N2 = total_N2 / total_free_N2 if total_free_N2 > 0 else float('inf')
print(f"\nN=2 total pair-transfer strength: {total_N2:.6f}")
print(f"N=2 free pair-transfer strength: {total_free_N2:.6f}")
print(f"N=2 enhancement: {enhancement_N2:.4f}x")

# Participation ratio N=2
strengths_N2 = list(omega_unique_N2.values())
pr_N2 = (sum(strengths_N2))**2 / sum(s**2 for s in strengths_N2) if strengths_N2 else 0
print(f"N=2 participation ratio: {pr_N2:.2f}")

# C_L(t) in N=2
C_L_N2 = np.zeros(n_t, dtype=complex)
for omega, w in transitions_N2:
    C_L_N2 += w * np.exp(1j * omega * t_array)

# Crossings
crossings_N2 = []
for i in range(len(C_L_N2.real) - 1):
    if C_L_N2.real[i] * C_L_N2.real[i+1] < 0:
        t_cross = t_array[i] + (t_array[i+1] - t_array[i]) * abs(C_L_N2.real[i]) / (abs(C_L_N2.real[i]) + abs(C_L_N2.real[i+1]))
        crossings_N2.append(t_cross)

print(f"\nN=2 C_L(t) zero crossings: {len(crossings_N2)}")
if len(crossings_N2) >= 2:
    half_per = np.diff(crossings_N2[:20])
    if len(half_per) > 0:
        omega_dom = np.pi / np.mean(half_per)
        print(f"N=2 dominant frequency: {omega_dom:.6f} M_KK")

# Commutator [H_N2, phi_N2]
comm_N2 = H_N2 @ phi_N2 - phi_N2 @ H_N2
comm_norm_N2 = np.linalg.norm(comm_N2) / np.linalg.norm(phi_N2) if np.linalg.norm(phi_N2) > 0 else 0
print(f"N=2: ||[H, phi_rel]|| / ||phi_rel|| = {comm_norm_N2:.6f}")

# Off-diagonal fraction in N=2
off_diag_N2 = 0
diag_N2 = 0
for m in range(len(evals_N2)):
    for n in range(len(evals_N2)):
        val = np.abs(phi_N2_eig[m, n])**2
        if m == n:
            diag_N2 += val
        else:
            off_diag_N2 += val
total_N2_norm = diag_N2 + off_diag_N2
off_diag_frac_N2 = off_diag_N2 / total_N2_norm if total_N2_norm > 0 else 0
print(f"N=2: off-diagonal fraction = {off_diag_frac_N2:.6f}")
print(f"N=2: phi_rel INDEPENDENT of I_alpha: {comm_norm_N2 > 0.01}")

# ==============================================================================
#  Section 19: Interaction effect — spectral shift
# ==============================================================================
print("\n--- Interaction Effect on Spectrum ---")

# Compare interacting vs free eigenvalues in N=2
print(f"N=2 free eigenvalues (first 10): {evals_free_N2[:10]}")
print(f"N=2 BCS eigenvalues (first 10):  {evals_N2[:10]}")
print(f"Spectral shift (first 10): {evals_N2[:10] - evals_free_N2[:10]}")

# The key question: do the TRANSITION FREQUENCIES change?
# In the free case, transitions are at E_B3 - E_B2, E_B1 - E_B2, etc.
# In the interacting case, the interaction shifts these frequencies.
# The shift IS the pair-fluctuation effect.

omega_free_unique = {}
for omega, w in transitions_free_N2:
    key = round(omega, 6)
    omega_free_unique[key] = omega_free_unique.get(key, 0) + w

print(f"\nN=2 free unique frequencies: {len(omega_free_unique)}")
n_printed_f = 0
for om, w in sorted(omega_free_unique.items(), key=lambda x: -x[1]):
    if w > 1e-4 and n_printed_f < 10:
        print(f"  omega = {om:10.6f}, weight = {w:10.6f}")
        n_printed_f += 1

# ==============================================================================
#  Section 20: CORRECTED GATE ASSESSMENT
# ==============================================================================
print("\n" + "=" * 78)
print("CORRECTED GATE ASSESSMENT: LEGGETT-GGE-49")
print("=" * 78)

print("""
CRITICAL FINDING: The N=1 sector is EXACTLY non-interacting.
The density-density interaction n_k * n_{k'} vanishes identically
when only ONE particle is present. The oscillation at omega = 0.133 M_KK
in the N=1 GGE is the TRIVIAL single-particle energy splitting E_B3 - E_B2,
not a Leggett collective mode. Enhancement = 1.00 confirms this.

This is the nuclear analog of computing pair-transfer strength in a system
with ZERO Cooper pairs. You get single-particle transitions, not pair
vibrations. The Broglia fluctuation effect requires N >= 2.

For the N=2 sector (where interaction IS non-trivial), we find:
""")

# Determine if N=2 shows genuine interaction effects
freq_shift_exists = enhancement_N2 > 1.05 or enhancement_N2 < 0.95  # 5% threshold

# The honest assessment
if freq_shift_exists:
    print(f"  N=2 enhancement = {enhancement_N2:.4f}x (non-trivial interaction effect)")
    print(f"  Interaction DOES modify pair-transfer correlations at N=2.")
    # But: the physical system IS N=1 (S48 N-PAIR-FULL-48 proved N=1 exact)
    print(f"\n  HOWEVER: The physical system has N=1 (S48 N-PAIR-FULL proved this).")
    print(f"  At N=1, the interaction has NO EFFECT on any correlation function.")
    print(f"  The Leggett correlator is structurally trivial at N=1.")
    corrected_verdict = "INFO"
    corrected_detail = (
        f"C_L(t) oscillates at omega=0.133 M_KK in N=1 GGE, but this is the "
        f"TRIVIAL single-particle energy splitting E_B3-E_B2 (enhancement=1.00, "
        f"interaction exactly zero at N=1). phi_rel is formally independent of "
        f"I_alpha but carries no collective information. "
        f"N=2 shows enhancement={enhancement_N2:.2f}x (non-trivial), "
        f"but physical system is N=1. No Broglia pair-fluctuation effect."
    )
else:
    print(f"  N=2 enhancement = {enhancement_N2:.4f}x")
    corrected_verdict = "INFO"
    corrected_detail = (
        f"C_L(t) oscillates at omega=0.133 M_KK in N=1 GGE, but this is the "
        f"TRIVIAL single-particle energy splitting E_B3-E_B2. N=1 sector is "
        f"exactly non-interacting (enhancement=1.00). phi_rel formally independent "
        f"of I_alpha but carries no collective information. "
        f"N=2 enhancement={enhancement_N2:.2f}x."
    )

print(f"\nCORRECTED Verdict: {corrected_verdict}")
print(f"Detail: {corrected_detail}")

# Update the saved data
np.savez('tier0-computation/s49_leggett_gge.npz',
    # Gate
    gate_name='LEGGETT-GGE-49',
    gate_verdict=corrected_verdict,
    gate_detail=corrected_detail,
    # GGE parameters
    p_gge_N1=p_gge_N1,
    p_gibbs_N1=p_gibbs_N1,
    T_compound=T_compound,
    evals_N1=evals_N1,
    evals_N2=evals_N2,
    # Correlator N=1
    t_array=t_array,
    C_L_real=C_L.real,
    C_L_imag=C_L.imag,
    C_L_gibbs_real=C_L_gibbs.real,
    C_A_real=C_A.real,
    # Correlator N=2
    C_L_N2_real=C_L_N2.real,
    C_L_N2_imag=C_L_N2.imag,
    # Spectral function
    transitions_omega=np.array([t[0] for t in transitions]),
    transitions_weight=np.array([t[1] for t in transitions]),
    # N=2 data
    transitions_N2_omega=np.array([t[0] for t in transitions_N2]),
    transitions_N2_weight=np.array([t[1] for t in transitions_N2]),
    enhancement_N2=enhancement_N2,
    pr_N2=pr_N2,
    # Independence test
    off_diag_frac=off_diag_frac,
    comm_norm=comm_norm,
    phi_rel_independent=phi_rel_independent,
    comm_norm_N2=comm_norm_N2,
    off_diag_frac_N2=off_diag_frac_N2,
    # Oscillation analysis
    n_crossings=n_crossings,
    n_crossings_N2=len(crossings_N2),
    persistence_ratio=persistence_ratio,
    # Nuclear benchmark
    enhancement=enhancement,
    pr_gge=pr_gge,
    pr_free=pr_free,
    total_strength=total_strength,
    total_free_strength=total_free,
    # Critical: N=1 is non-interacting
    N1_interaction_norm=np.linalg.norm(H_diff),
    N1_is_trivial=True,
    oscillation_is_sp_splitting=True,
    omega_B3_minus_B2=float(E_8[5] - E_8[0]),
    # Recurrence
    T_recurrence=T_rec,
    gge_gibbs_deviation=deviation,
)
print("\nUpdated: tier0-computation/s49_leggett_gge.npz")

# Updated plot with N=2 comparison
fig2, axes2 = plt.subplots(2, 2, figsize=(14, 10))
fig2.suptitle(f'LEGGETT-GGE-49: Corrected Verdict = {corrected_verdict}\n'
              f'(N=1 trivial; oscillation is bare E_B3-E_B2 splitting)', fontsize=12, fontweight='bold')

ax = axes2[0, 0]
ax.plot(t_array, C_L.real, 'b-', linewidth=0.8, label='N=1 GGE (trivial)')
ax.plot(t_array, C_L_N2.real / C_L_N2[0].real * C_L[0].real, 'r-', linewidth=0.8,
        alpha=0.7, label='N=2 GGE (scaled)')
ax.axhline(0, color='k', linewidth=0.3)
ax.set_xlabel('t (M_KK^{-1})')
ax.set_ylabel('C_L(t)')
ax.set_title('Leggett correlator: N=1 vs N=2')
ax.legend(fontsize=8)
ax.set_xlim(0, t_max)

ax = axes2[0, 1]
omega_all_N2 = np.array([t[0] for t in transitions_N2])
weight_all_N2 = np.array([t[1] for t in transitions_N2])
ax.stem(omega_trans, weight_trans, linefmt='b-', markerfmt='bo', basefmt='k-',
        label='N=1')
if len(omega_all_N2) > 0:
    ax.stem(omega_all_N2, weight_all_N2, linefmt='r-', markerfmt='r^', basefmt='k-',
            label='N=2')
ax.set_xlabel('omega (M_KK)')
ax.set_ylabel('S(omega)')
ax.set_title('Pair-transfer spectral function')
ax.legend(fontsize=8)

ax = axes2[1, 0]
ax.bar(['N=1\n(trivial)', 'N=2\n(interacting)'], [enhancement, enhancement_N2],
       color=['lightblue', 'salmon'])
ax.axhline(1, color='k', linestyle='--', linewidth=0.5)
ax.axhline(2, color='green', linestyle=':', linewidth=0.5, label='Nuclear 2x threshold')
ax.axhline(5, color='green', linestyle='--', linewidth=0.5, label='Nuclear 5x threshold')
ax.set_ylabel('Enhancement over free')
ax.set_title('Broglia pair-fluctuation effect')
ax.legend(fontsize=8)

ax = axes2[1, 1]
ax.text(0.1, 0.8, f'N=1 SECTOR', fontsize=14, fontweight='bold', transform=ax.transAxes)
ax.text(0.1, 0.65, f'H_int(N=1) = 0 EXACTLY', fontsize=12, color='red', transform=ax.transAxes)
ax.text(0.1, 0.50, f'omega_osc = E_B3 - E_B2 = {E_8[5]-E_8[0]:.6f}', fontsize=10, transform=ax.transAxes)
ax.text(0.1, 0.38, f'Enhancement = {enhancement:.4f}x (no pair physics)', fontsize=10, transform=ax.transAxes)
ax.text(0.1, 0.22, f'N=2 SECTOR', fontsize=14, fontweight='bold', transform=ax.transAxes)
ax.text(0.1, 0.08, f'Enhancement = {enhancement_N2:.4f}x, PR = {pr_N2:.1f}', fontsize=10, transform=ax.transAxes)
ax.set_xlim(0, 1)
ax.set_ylim(0, 1)
ax.axis('off')
ax.set_title('Summary')

plt.tight_layout()
plt.savefig('tier0-computation/s49_leggett_gge.png', dpi=150)
print("Updated: tier0-computation/s49_leggett_gge.png")

print(f"\n{'=' * 78}")
print(f"CORRECTED FINAL VERDICT: {corrected_verdict}")
print(f"{'=' * 78}")
